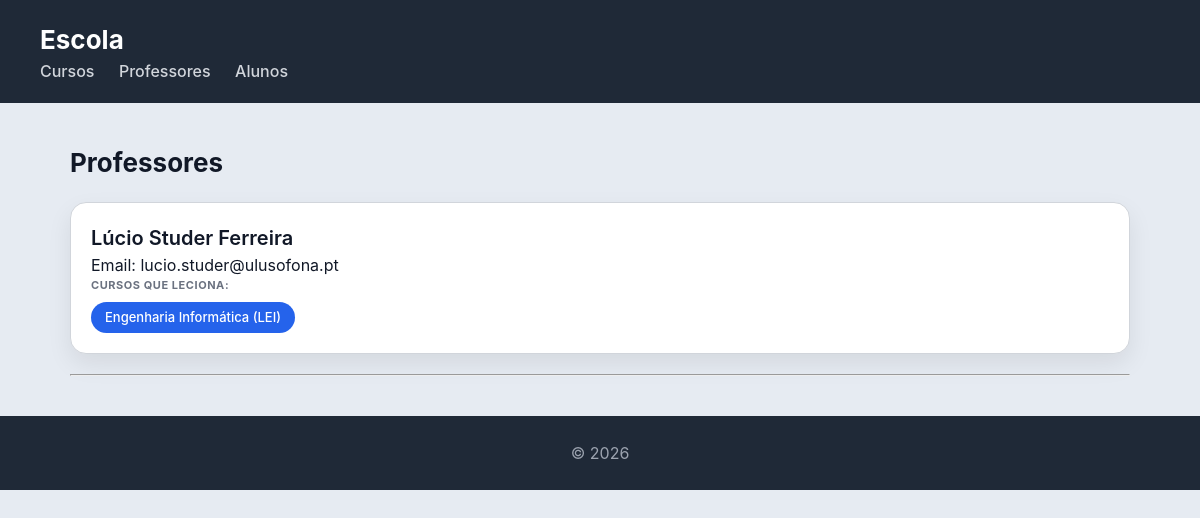
/escola/professores/, run on the app's committed database.
### escola/models.py (models this page shows, shortened)
class Professor(models.Model):
    nome = models.CharField(max_length=100)
    email = models.EmailField()

class Curso(models.Model):
    nome = models.CharField(max_length=100)
    imagem = models.ImageField(upload_to='cursos/')
    professor = models.ForeignKey(Professor, on_delete=models.CASCADE, related_name='cursos')
    alunos = models.ManyToManyField(Aluno, related_name='cursos')

### escola/views.py (the view)
# urls.py: path('professores/', views.professores_view, name="professores"), # Nova rota
def professores_view(request):
    professores = Professor.objects.prefetch_related('cursos').all()
    return render(request, 'escola/professores.html', {'professores': professores})

### escola/templates/escola/professores.html
{% extends "escola/base.html" %}
{% block content %}
<h2>Professores</h2>
<section>
    {% for professor in professores %}
    <article>
        <header>
            <h3>{{ professor.nome }}</h3>
            <p>Email: {{ professor.email }}</p>
        </header>
        <section>
            <h4>Cursos que leciona:</h4>
                <ul>
                    {% for curso in professor.cursos.all %}
                        <li>
                        <a href="{% url 'cursos' %}#curso-{{ curso.id }}" class="btn-curso">
                            {{ curso.nome }}
                        </a>
                        </li>
                    {% empty %}
                        <li>Sem cursos atribuídos.</li>
                    {% endfor %}
                </ul>
        </section>
    </article>
    <hr>
    {% endfor %}
</section>
{% endblock %}

### escola/static/escola/styles.css (style rules this page uses)
html { scroll-behavior: smooth; }
* { box-sizing: border-box; margin: 0; padding: 0; }
body { font-family: "Inter", "Segoe UI", system-ui, -apple-system, sans-serif; background: #e6ebf2; color: #111827; line-height: 1.5; }
h2 { margin-bottom: 20px; font-size: 26px; }
section > article { background: white; padding: 20px; border-radius: 16px; border: 1px solid #d1d5db; box-shadow: 0 10px 25px rgba(0,0,0,0.08); transition: all 0.25s ease; margin-bottom: 20px; }
article > header > h3 { font-size: 20px; font-weight: 600; }
article > section > h4 { font-size: 11px; text-transform: uppercase; color: #6b7280; margin-bottom: 8px; letter-spacing: 0.05em; }
article > section > ul { list-style: none; display: flex; flex-wrap: wrap; gap: 8px; }
.btn-curso { background: #2563eb; color: white !important; padding: 6px 14px; border-radius: 999px; font-size: 13px; font-weight: 500; text-decoration: none !important; display: inline-block; transition: background 0.2s ease; }
article > section > ul > li { background: none; padding: 0; }

### data on the page
Professor: nome "Lúcio Studer Ferreira", email "lucio.studer@ulusofona.pt"
Curso: nome "Engenharia Informática (LEI)"
